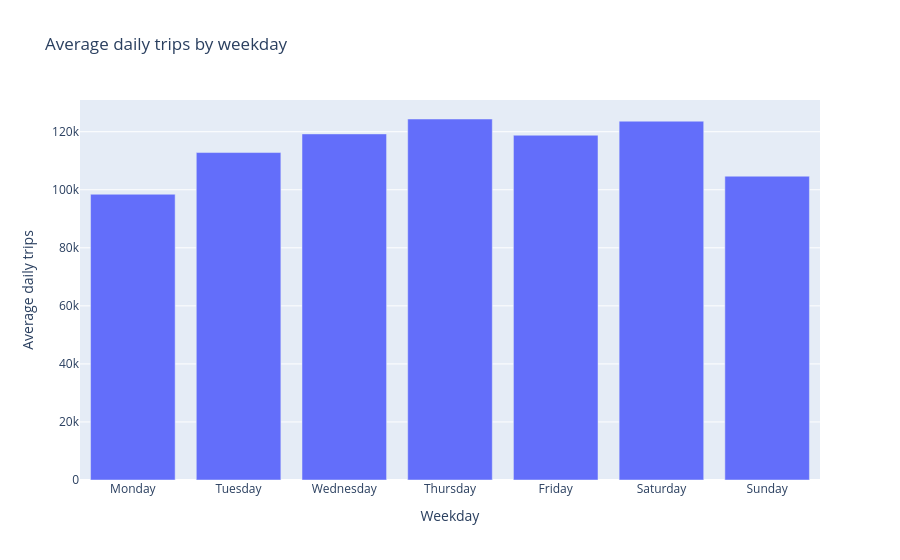

The cell this chart's notebook holds for it:
### Code cell
weekday = (
    taxi.groupby(["pickup_date", "day_of_week", "day_name"], as_index=False)
    .agg(total_trips=("trip_count", "sum"))
    .groupby(["day_of_week", "day_name"], as_index=False)
    .agg(avg_daily_trips=("total_trips", "mean"))
    .sort_values("day_of_week")
)

fig = px.bar(
    weekday,
    x="day_name",
    y="avg_daily_trips",
    title="Average daily trips by weekday",
    labels={"day_name": "Weekday", "avg_daily_trips": "Average daily trips"}
)

fig.show()

### Figure 1 — Plotly figure (JSON) as saved in the notebook; plotly's stock layout.template omitted (floating-point values rounded to 4 significant figures)
{"data": [{"hovertemplate": "Weekday=%{x}<br>Average daily trips=%{y}<extra></extra>", "legendgroup": "", "marker": {"color": "#636efa", "pattern": {"shape": ""}}, "name": "", "orientation": "v", "showlegend": false, "textposition": "auto", "type": "bar", "x": ["Monday", "Tuesday", "Wednesday", "Thursday", "Friday", "Saturday", "Sunday"], "xaxis": "x", "y": [98460.0, 112800.0, 119300.0, 124400.0, 118800.0, 123600.0, 104700.0], "yaxis": "y"}], "layout": {"barmode": "relative", "legend": {"tracegroupgap": 0}, "title": {"text": "Average daily trips by weekday"}, "xaxis": {"anchor": "y", "domain": [0, 1], "title": {"text": "Weekday"}}, "yaxis": {"anchor": "x", "domain": [0, 1], "title": {"text": "Average daily trips"}}}}
